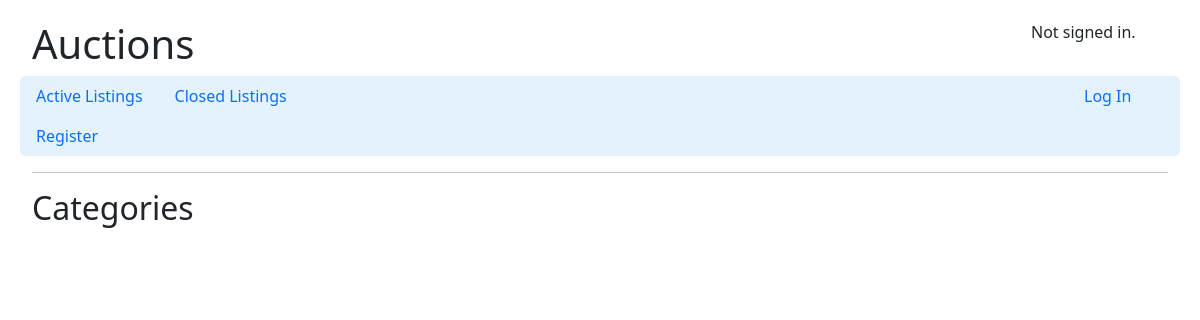
/categories, run on an earlier commit of the app's database.
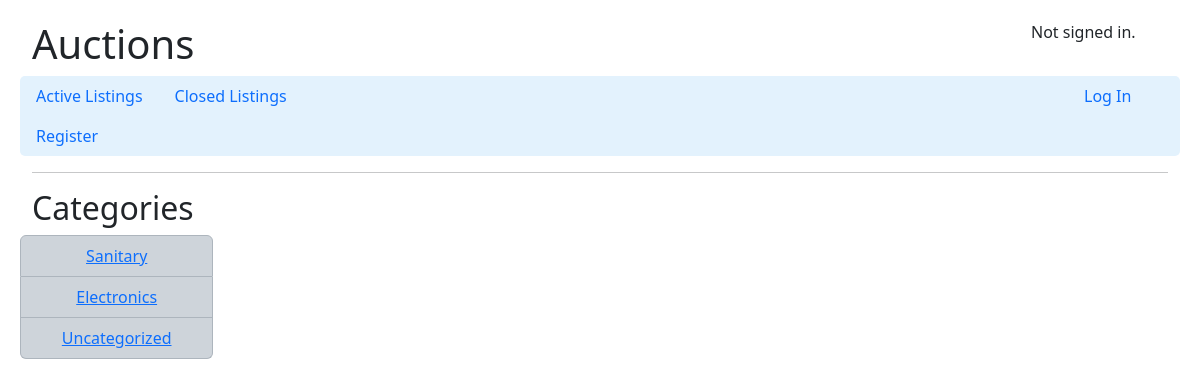
And on a later commit of the database.
### auctions/models.py (models this page shows)
class Categories(models.Model):
    name = models.CharField(max_length=64, default="Uncategorized")
    def __str__(self):
        return self.name

### auctions/views.py (the view)
# urls.py: path("categories", views.categories, name="categories"),
def categories(request):
    categories = Categories.objects.all()
    return render(request, "auctions/categories.html", {
        "categories": categories,
    })

### auctions/templates/auctions/categories.html
{% extends "auctions/layout.html" %}
{% block body %}
    <h2>Categories</h2>
    <ul class="list-group row">
        {% for category in categories %}
            <li class="list-group-item list-group-item-dark col-md-2 text-center"><a href="{% url 'category' category=category %}">{{ category }}</a></li>
        {% endfor %}
    </ul>
{% endblock %}

### auctions/templates/auctions/layout.html (shortened to what this page needs)
{% load static %}
<!DOCTYPE html>
<html lang="en">
    <head>
        <link href="https://cdn.jsdelivr.net/npm/bootstrap@5.3.1/dist/css/bootstrap.min.css" rel="stylesheet">
        <link href="{% static 'auctions/styles.css' %}" rel="stylesheet">
    </head>
    <div class="container-fluid">
        <body>
            <div class="row">
                <div class="col-md-6">
                    <h1>Auctions</h1>
                </div>
                <div class="col-md-2 offset-md-4 text-center">
                    {% if user.is_authenticated %}
                        Signed in as <strong>{{ user.username }}</strong>.
                    {% else %}
                        Not signed in.
                    {% endif %}
                </div>
            </div>
            <div class="row">
                <ul class="nav" style="background-color: #e3f2fd; border-radius: 5px;">
                    <li class="nav-item">
                        <a class="nav-link" href="{% url 'index' %}">Active Listings</a>
                    </li>
                    <li class="nav-item">
                        <a class="nav-link" href="{% url 'closed' %}">Closed Listings</a>
                    </li>
                    {% if user.is_authenticated %}
                        <li class="nav-item">
                            <a class="nav-link" href="{% url 'categories' %}">Categories</a>
                        </li>
                        <li class="nav-item">
                            <a class="nav-link" href="{% url 'watchlist' %}">Watchlist</a>
                        </li>
                        <li class="nav-item">
                            <a class="nav-link" href="{% url 'create_listing' %}">Create Listing</a>
                        </li>
                        <div class="offset-md-5 text-center">
                            <li class="nav-item">
                                <a class="nav-link" href="{% url 'logout' %}">Log Out</a>
                            </li>
                        </div>
                    {% else %}
                        <li class="nav-item offset-md-8">
                            <a class="nav-link" href="{% url 'login' %}">Log In</a>
                        </li>
                        <li class="nav-item">
                            <a class="nav-link" href="{% url 'register' %}">Register</a>
                        </li>
                    {% endif %}
                </ul>
            </div>
            <hr>
            {% block body %}
            {% endblock %}
        </body>
    </div>
</html>

### auctions/static/auctions/styles.css (style rules this page uses)
body { margin: 10px; padding: 10px; }

What changed in the data, as far as the page shows it:
added Categories: name "Sanitary"
added Categories: name "Electronics"
added Categories: name "Uncategorized"
